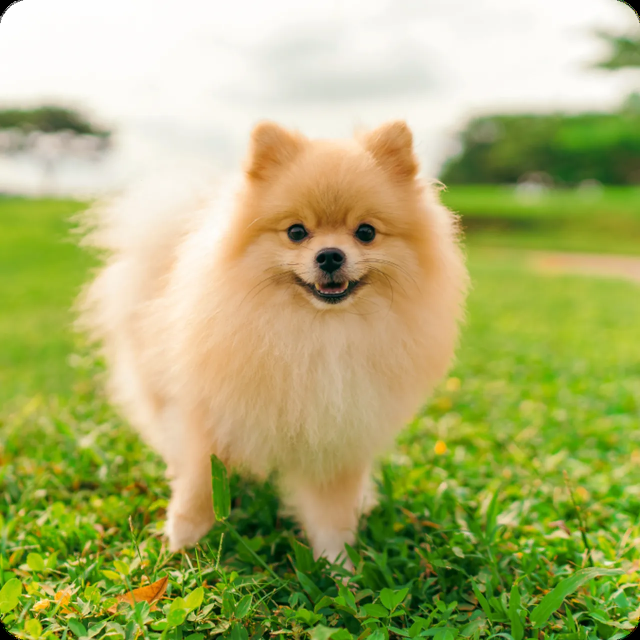
#> input picture photos/image.png, 1280 x 1280 px (shown at 1/2 size)
$ python functions.py
#> lines starting #> are read from the running program, lines starting #| are printed output that depends on the picture
import cv2 as cv

img = cv.imread("photos/image.png")
#> img is the input picture: shape (1280, 1280, 3); mean B, G, R 109, 176.5, 171.8

# [19 lines of commented-out code are left out]

resized = cv.resize(img, (500,500), interpolation=cv.INTER_CUBIC)
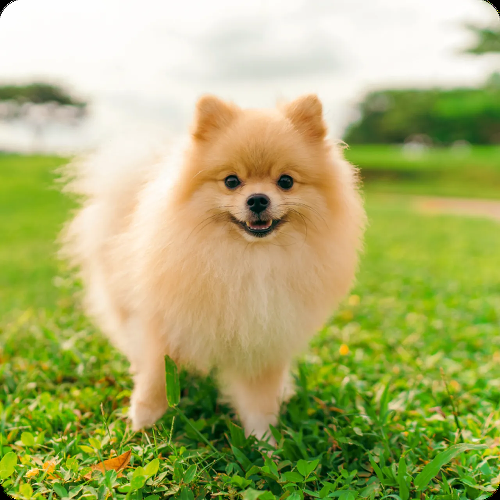
#> resized: shape (500, 500, 3); mean B, G, R 109, 176.5, 171.8
cv.imshow('reshape', resized)

# crop
crop= img[50:250, 300:500]
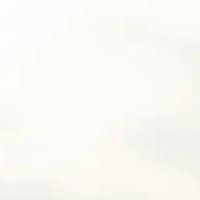
#> crop: shape (200, 200, 3); mean B, G, R 244.1, 249, 250.8
cv.imshow('cropped', crop)

# cv.imshow('Dog', img)
cv.waitKey(0)
